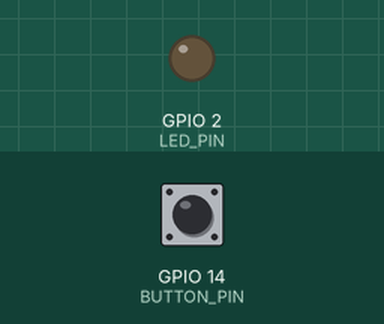
Recording of a sketch running on a simulated ESP32. Shown: output pins drawn as LEDs (lit = HIGH). Inputs (shaded band) come from the test bench; at power-on: GPIO 14 (BUTTON_PIN) HIGH. What the sketch prints to the serial monitor is not drawn.

Above: at 1.2 s.
1.3 s: GPIO 14 (BUTTON_PIN) pulled LOW for 0.15 s
At 1.9 s:
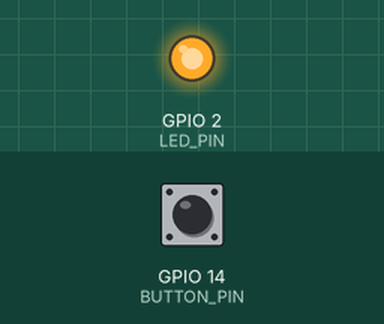
2.9 s: GPIO 14 (BUTTON_PIN) pulled LOW for 1 s
At 4.3 s:
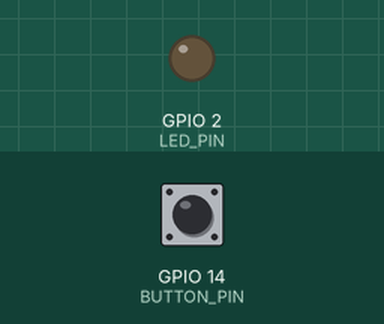
5.4 s: GPIO 14 (BUTTON_PIN) pulled LOW for 3.2 s
At 6.2 s:
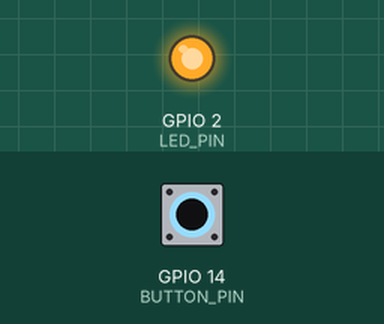
Timing chart, 0 to 8.4 s (numbered marks = the images above; inputs shaded):
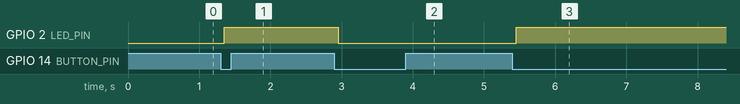

The sketch:

pratica_01_esp32_button_toggle_led.ino
```cpp
// ======================================================
// Prática 1 — ESP32, botão e LED
// Botão como interruptor digital com pull-up
//
// 1º clique -> LED acende
// 2º clique -> LED apaga
// 3º clique -> LED acende
// ...
//
// Ligação:
// - Botão em GPIO14
// - LED em GPIO2
// - Botão com pull-up:
//     solto       = HIGH
//     pressionado = LOW
// ======================================================

#define BUTTON_PIN 14
#define LED_PIN 2

bool ledState = false;

// Última leitura bruta do botão
int lastRawReading = HIGH;

// Estado estável aceito após debounce
int stableButtonState = HIGH;

// Controle de tempo do debounce
unsigned long lastDebounceTime = 0;
const unsigned long debounceDelay = 50; // ms

void setup() {
  Serial.begin(115200);

  pinMode(LED_PIN, OUTPUT);

  // Usa pull-up interno.
  // Com resistor externo de 10 kΩ para 3.3V, também funcionaria com INPUT.
  pinMode(BUTTON_PIN, INPUT_PULLUP);

  digitalWrite(LED_PIN, ledState);

  Serial.println("Pratica 1 — Botao como interruptor digital");
}

void loop() {
  int rawReading = digitalRead(BUTTON_PIN);

  // Se a leitura bruta mudou, reinicia a contagem do debounce
  if (rawReading != lastRawReading) {
    lastDebounceTime = millis();
  }

  // Se a leitura permaneceu estável pelo tempo definido
  if ((millis() - lastDebounceTime) > debounceDelay) {

    // Se o estado estável mudou, atualiza
    if (rawReading != stableButtonState) {
      stableButtonState = rawReading;

      // Com pull-up:
      // HIGH = solto
      // LOW  = pressionado
      //
      // Detectamos apenas o evento de pressionamento.
      if (stableButtonState == LOW) {
        ledState = !ledState;
        digitalWrite(LED_PIN, ledState);

        Serial.print("Clique detectado. LED = ");
        Serial.println(ledState ? "ON" : "OFF");
      }
    }
  }

  lastRawReading = rawReading;
}
```

Measured:
- after the input at 1.3 s, GPIO 2 (LED_PIN): LOW → HIGH after 0.05 s
- after the input at 2.9 s, GPIO 2 (LED_PIN): HIGH → LOW after 0.05 s
- after the input at 5.4 s, GPIO 2 (LED_PIN): LOW → HIGH after 0.05 s
